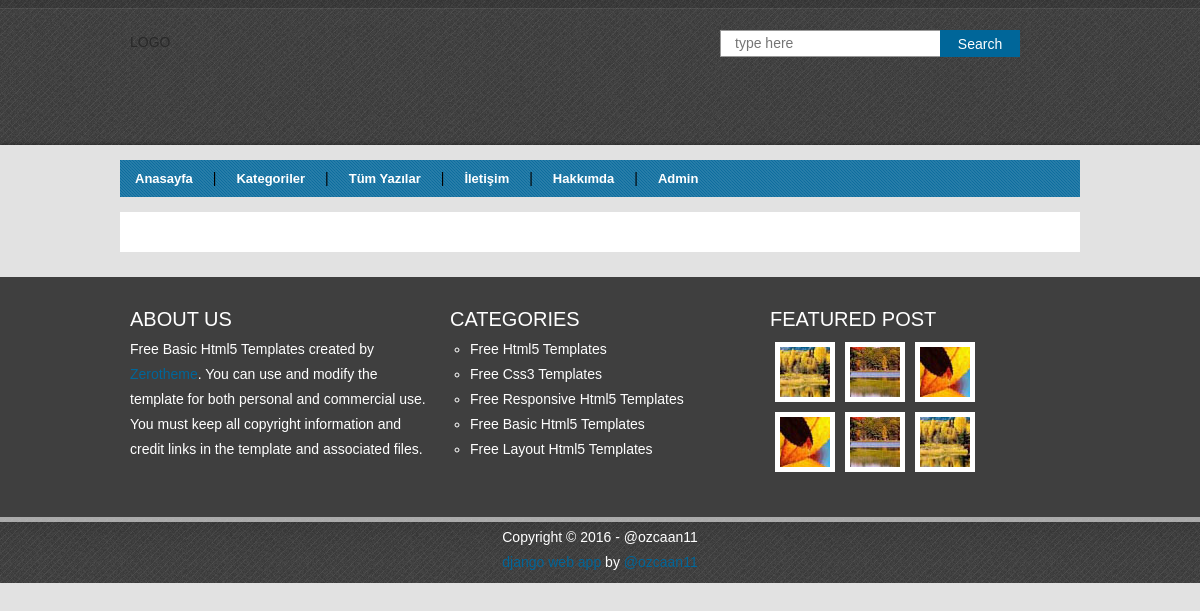
The app's page /contact/, older data.
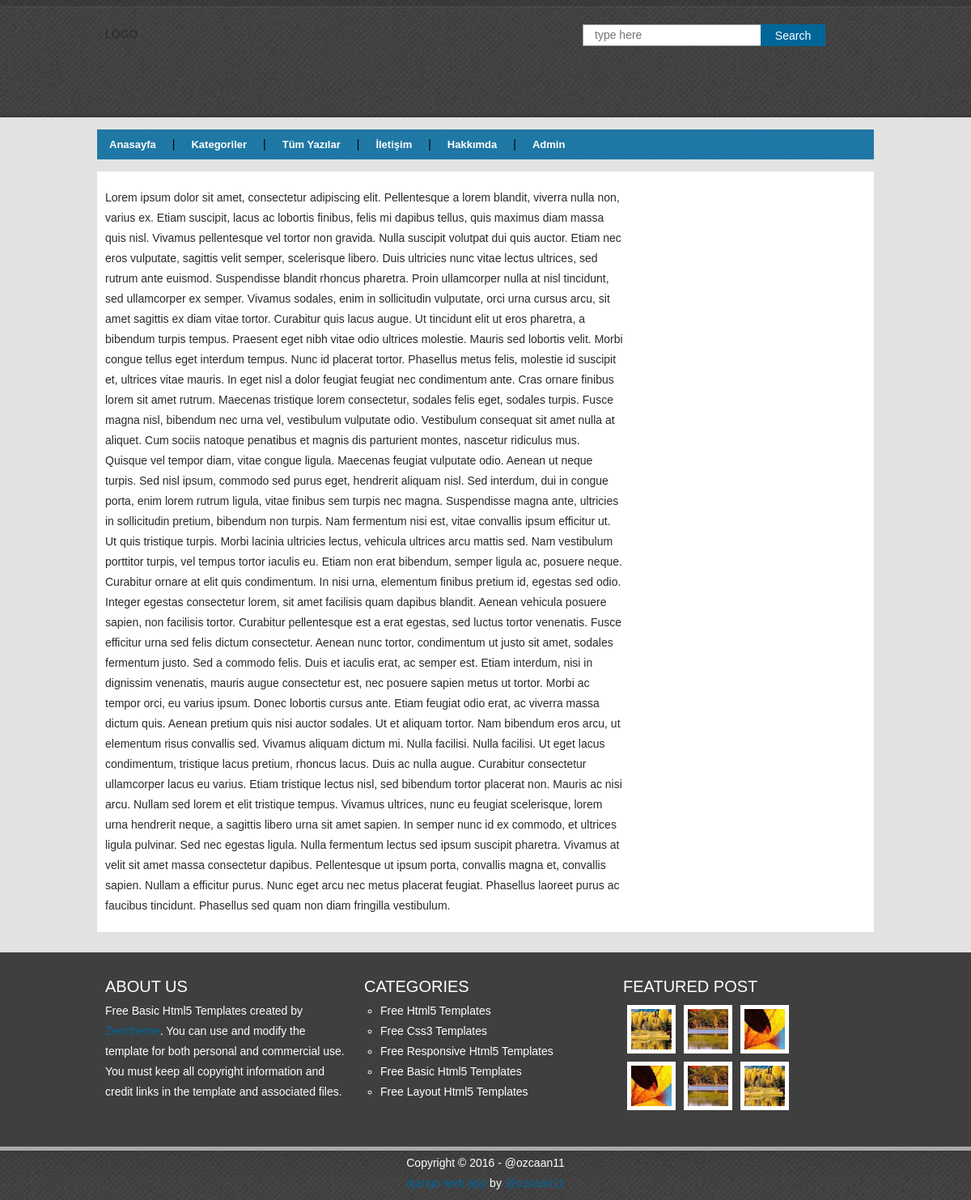
The same page, newer data.
### Blog/models.py (models this page shows, shortened)
class AboutAndContact(models.Model):
    about = models.TextField("Hakkımızda")
    contact = models.TextField("İletişim")
    class Meta:
        verbose_name = "Hakkımızda ve İletişim"
        verbose_name_plural = "Hakkımızda ve İletişim"

### Blog/views.py (the view)
# urls.py: url(r'^contact/$', iletisim, name='contact'),
def iletisim(request):
    query = AboutAndContact.objects.all()
    context = {
        "objects": query
    }
    return render(request, "iletisim.html", context)

### templates/iletisim.html (shortened to what this page needs)
{% extends "base.html" %}
{% block content %}
    {% for obj in objects %}
        <p>{{ obj.contact }}</p>
    {% endfor %}
{% endblock %}

Row changes from the older to the newer data that the page shows:
added AboutAndContact: contact "Lorem ipsum dolor sit amet, consectetur adipiscing elit. Pellentesque a lorem blandit, viverra nulla non, varius ex. Etiam suscipit, lacus ac lobortis finibus, felis mi dapibus tellus, quis maximus diam massa quis nisl. Vivamus pellentesque vel tortor non gravida. Nulla suscipit volutpat dui quis auctor. Etiam nec eros vulputate, sagittis velit semper, scelerisque libero. Duis ultricies nunc vitae lectus ultrices, sed rutrum ante euismod. Suspendisse blandit rhoncus pharetra. Proin ullamcorper nulla at nisl tincidunt, sed ullamcorper ex semper. Vivamus sodales, enim in sollicitudin vulputate, orci urna cursus arcu, sit amet sagittis ex diam vitae tortor. Curabitur quis lacus augue. Ut…"
